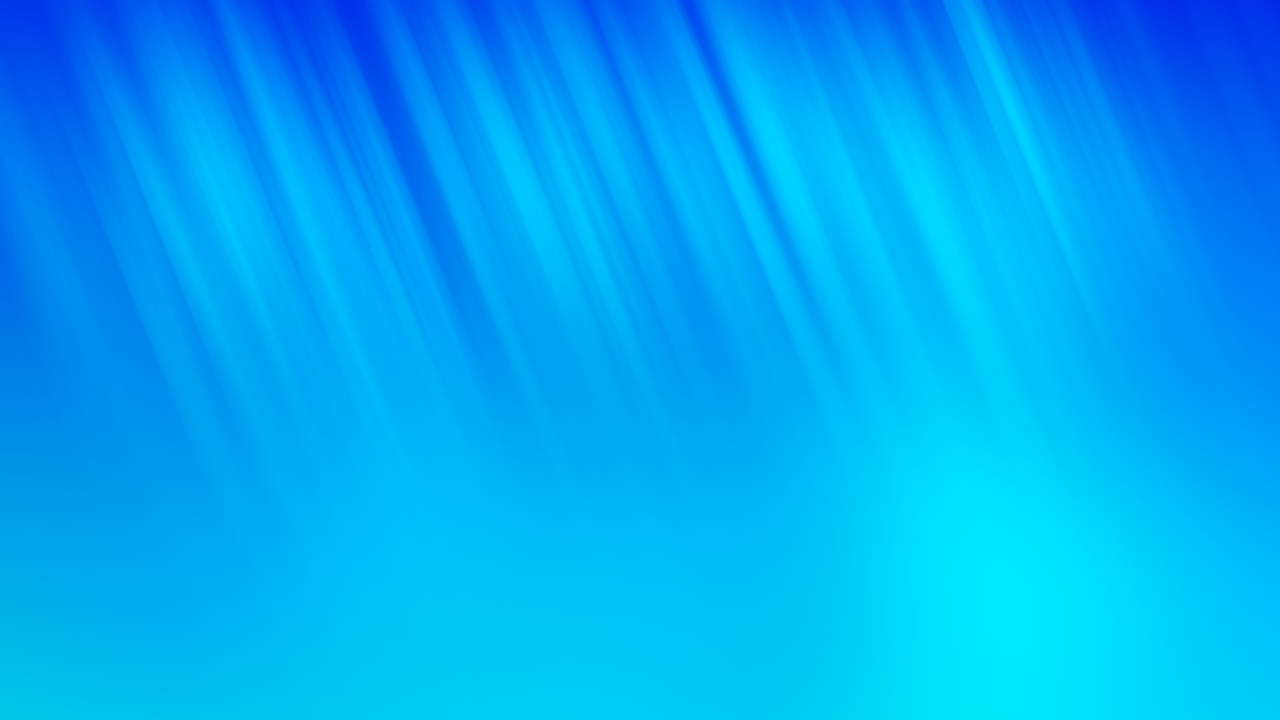
#> input picture src/kalman_filter/Pysource-Kalman-filter/Pysource Kalman filter/blue_background.webp, 1280 x 720 px
$ python main.py
#> lines starting #> are read from the running program, lines starting #| are printed output that depends on the picture; after the words box and inside, x2 and y2 are one past the last pixel; in counts of white or black regions, pixels touching at a corner belong together
### src/kalman_filter/Pysource-Kalman-filter/Pysource Kalman filter/kalmanfilter.py
#https://pysource.com/2021/10/29/kalman-filter-predict-the-trajectory-of-an-object/
import cv2
import numpy as np


class KalmanFilter:
    kf = cv2.KalmanFilter(4, 2)
    kf.measurementMatrix = np.array([[1, 0, 0, 0], [0, 1, 0, 0]], np.float32)
    kf.transitionMatrix = np.array([[1, 0, 1, 0], [0, 1, 0, 1], [0, 0, 1, 0], [0, 0, 0, 1]], np.float32)


    def predict(self, coordX, coordY):
        ''' This function estimates the position of the object'''
        measured = np.array([[np.float32(coordX)], [np.float32(coordY)]])
        self.kf.correct(measured)
        predicted = self.kf.predict()
        x, y = int(predicted[0]), int(predicted[1])
        return x, y

### src/kalman_filter/Pysource-Kalman-filter/Pysource Kalman filter/main.py
#https://pysource.com/2021/10/29/kalman-filter-predict-the-trajectory-of-an-object/
from kalmanfilter import KalmanFilter
import cv2

# Kalman Filter
kf = KalmanFilter()

img = cv2.imread("blue_background.webp")
#> img is the input picture: shape (720, 1280, 3); mean B, G, R 245.2, 168.1, 0

ball1_positions = [(50, 100), (100, 100), (150, 100), (200, 100), (250, 100), (300, 100), (350, 100), (400, 100), (450, 100)]

ball2_positions = [(4, 300), (61, 256), (116, 214), (170, 180), (225, 148), (279, 120), (332, 97),
         (383, 80), (434, 66), (484, 55), (535, 49), (586, 49), (634, 50),
         (683, 58), (731, 69), (778, 82), (824, 101), (870, 124), (917, 148),
         (962, 169), (1006, 212), (1051, 249), (1093, 290)]

for pt in ball2_positions:
    cv2.circle(img, pt, 15, (0, 20, 220), -1)
    predicted = kf.predict(pt[0], pt[1])

    cv2.circle(img, predicted, 15, (20, 220, 0), 4)
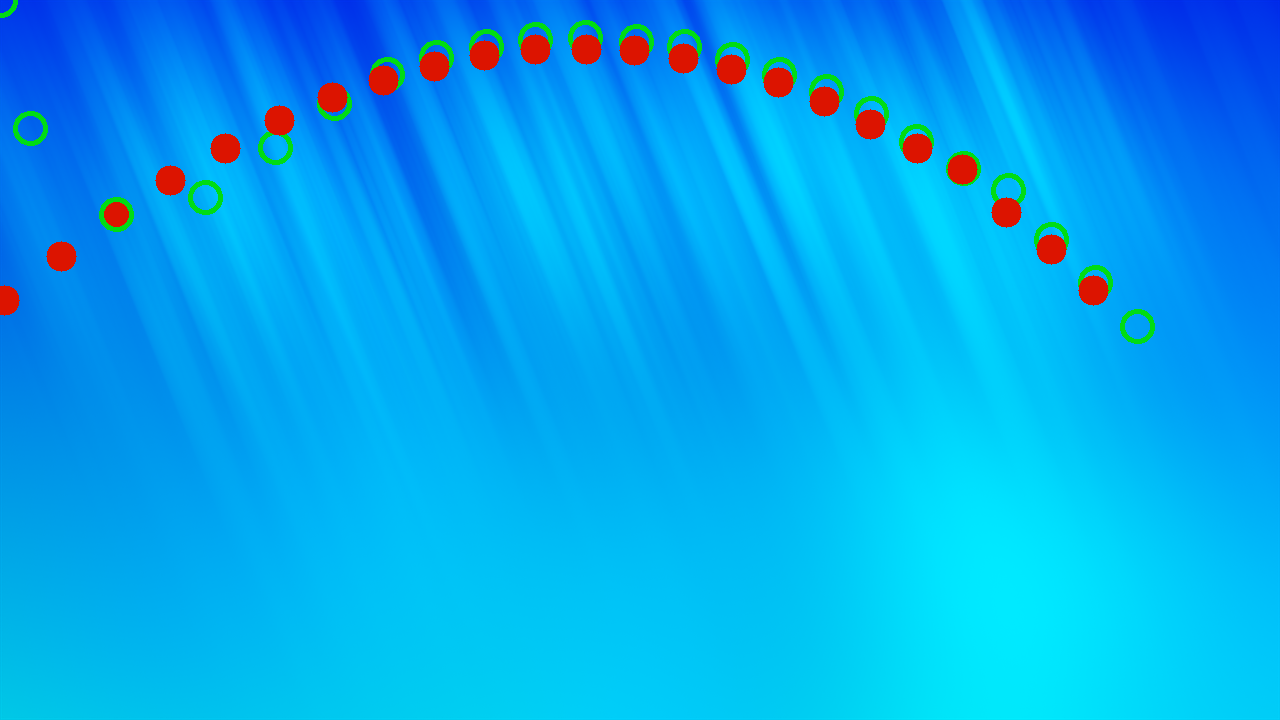
#> img: shape (720, 1280, 3); 2.52% of pixels changed, all inside (x1, y1, x2, y2) = (0, 0, 1155, 344)

for i in range(10):
    predicted = kf.predict(predicted[0], predicted[1])
    cv2.circle(img, predicted, 15, (20, 220, 0), 4)

    print(predicted)
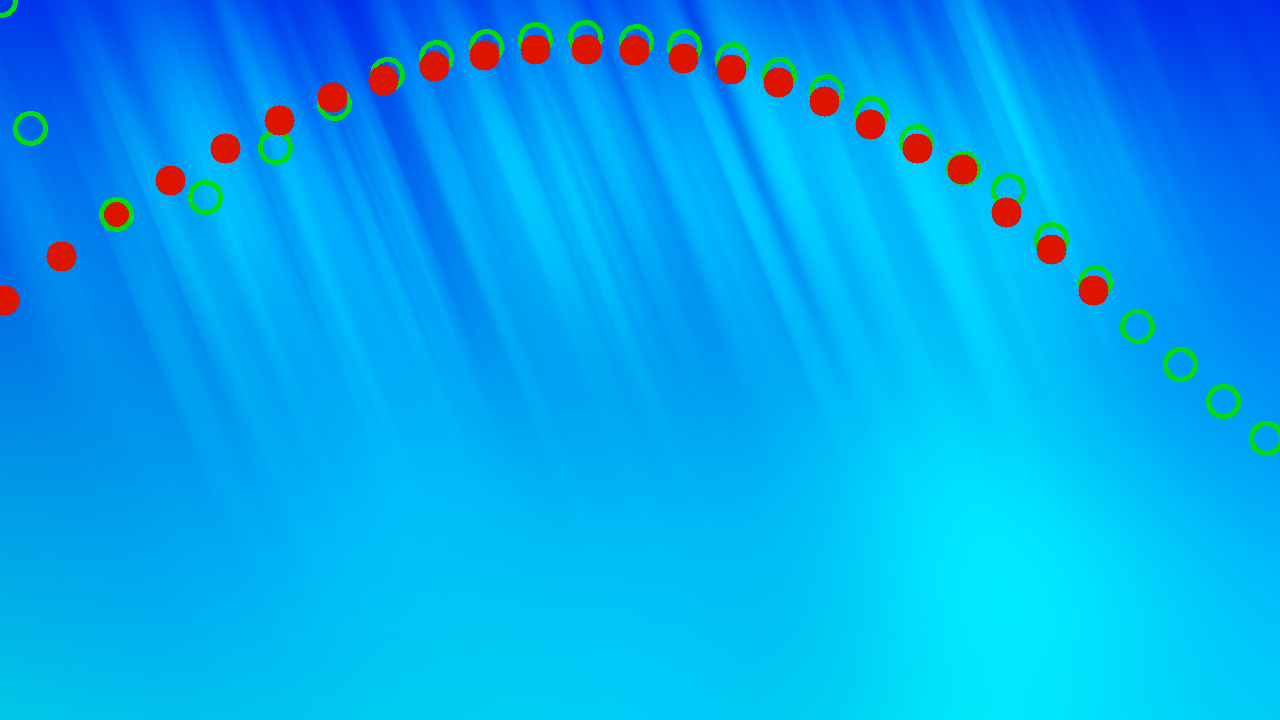
#> img: shape (720, 1280, 3); 0.15% of pixels changed, all inside (x1, y1, x2, y2) = (1163, 347, 1280, 456)


cv2.imshow("Img", img)
cv2.waitKey(0)
